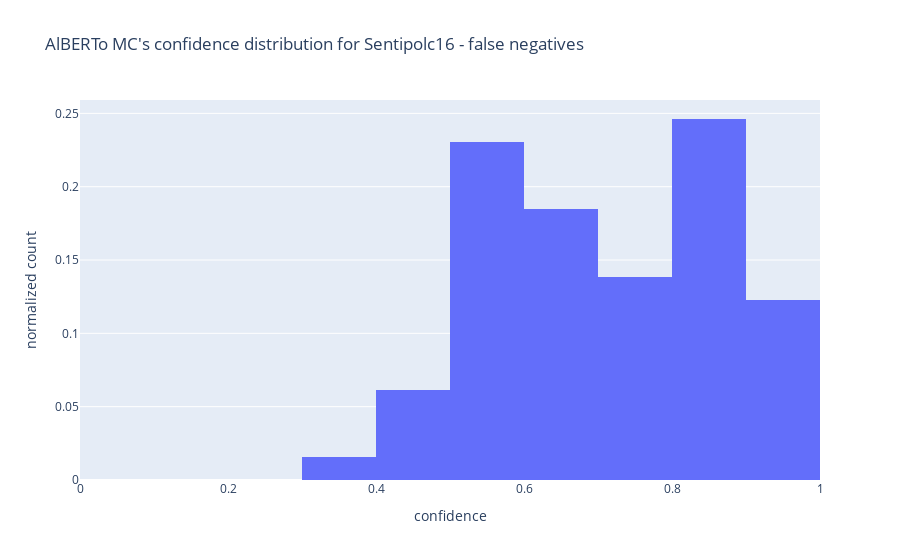
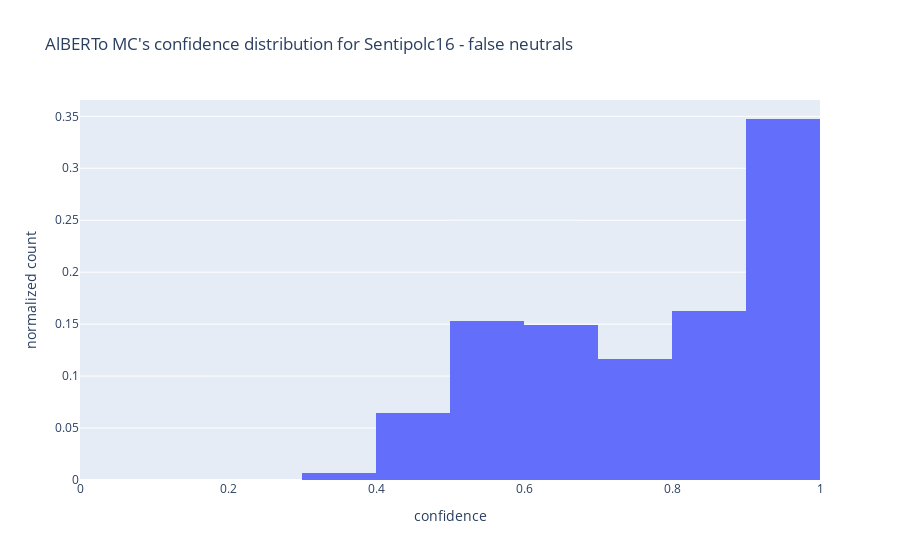
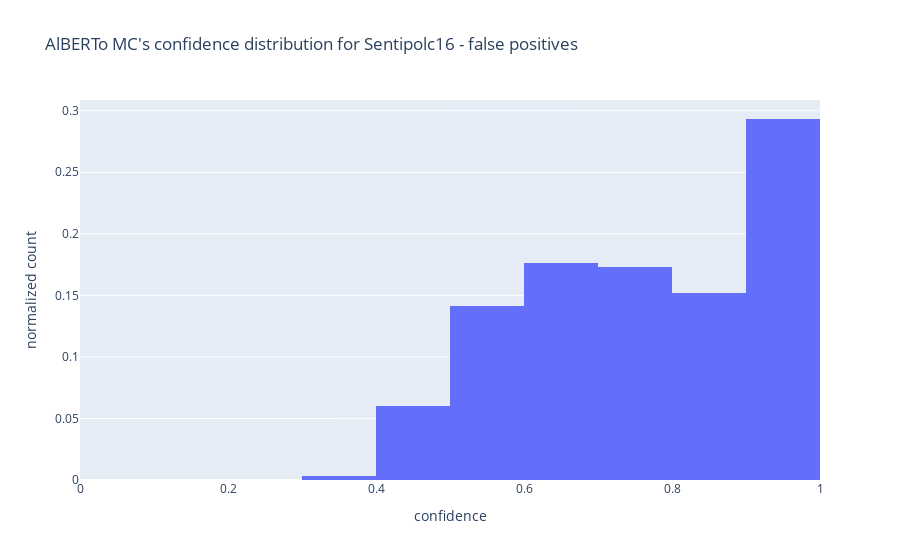

The notebook cell saved with these charts, in order:
### Markdown cell above
### AlBERTo pretrained - SENTIPOLC16

### Code cell
print("\n\n AlBERTo MC\n\n")
eval_alberto(MyNetMC, "AlBERTo MC", "models/alberto_multiclass.pt", dataset_sentipolc, "Sentipolc16", keep_neutrals=True, plot_confidence=True)

### Figure 1 — Plotly figure (JSON) as saved in the notebook; plotly's stock layout.template omitted (floating-point values rounded to 4 significant figures)
{"data": [{"histnorm": "probability", "type": "histogram", "x": [0.8324, 0.6297, 0.9779, 0.9635, 0.5318, 0.6539, 0.801, 0.5814, 0.4827, 0.659, 0.5018, 0.5456, 0.4905, 0.7331, 0.8829, 0.906, 0.8589, 0.6109, 0.3613, 0.795, 0.47, 0.5186, 0.8499, 0.6328, 0.7566, 0.5952, 0.7117, 0.8654, 0.519, 0.5441, 0.813, 0.8141, 0.9108, 0.4344, 0.6838, 0.5727, 0.61, 0.7617, 0.7483, 0.5732, 0.8961, 0.7035, 0.9089, 0.5445, 0.8913, 0.7109, 0.6947, 0.9781, 0.8986, 0.5674, 0.8928, 0.6228, 0.679, 0.8267, 0.571, 0.9089, 0.5203, 0.7107, 0.8812, 0.6893, 0.8276, 0.6796, 0.9705, 0.5653, 0.8393], "xbins": {"end": 1, "size": 0.1, "start": 0}}], "layout": {"title": {"text": "AlBERTo MC's confidence distribution for Sentipolc16 - false negatives"}, "xaxis": {"range": [0, 1], "title": {"text": "confidence"}}, "yaxis": {"title": {"text": "normalized count"}}}}

### Figure 2 — Plotly figure (JSON) as saved in the notebook; plotly's stock layout.template omitted (floating-point values rounded to 4 significant figures; data arrays with more than 128 entries replaced by an {"elided": "..."} marker saying what was removed)
{"data": [{"histnorm": "probability", "type": "histogram", "x": {"elided": "308 float values"}, "xbins": {"end": 1, "size": 0.1, "start": 0}}], "layout": {"title": {"text": "AlBERTo MC's confidence distribution for Sentipolc16 - false neutrals"}, "xaxis": {"range": [0, 1], "title": {"text": "confidence"}}, "yaxis": {"title": {"text": "normalized count"}}}}

### Figure 3 — Plotly figure (JSON) as saved in the notebook; plotly's stock layout.template omitted (floating-point values rounded to 4 significant figures; data arrays with more than 128 entries replaced by an {"elided": "..."} marker saying what was removed)
{"data": [{"histnorm": "probability", "type": "histogram", "x": {"elided": "283 float values"}, "xbins": {"end": 1, "size": 0.1, "start": 0}}], "layout": {"title": {"text": "AlBERTo MC's confidence distribution for Sentipolc16 - false positives"}, "xaxis": {"range": [0, 1], "title": {"text": "confidence"}}, "yaxis": {"title": {"text": "normalized count"}}}}
